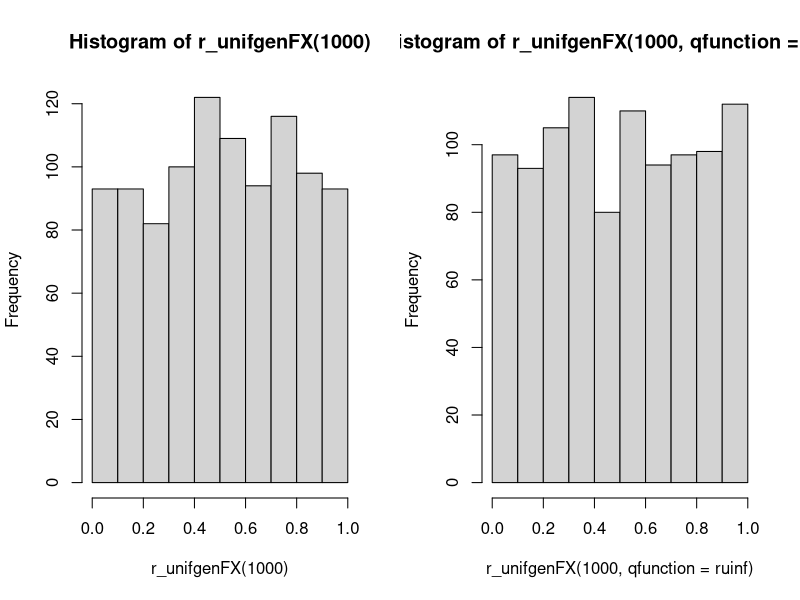
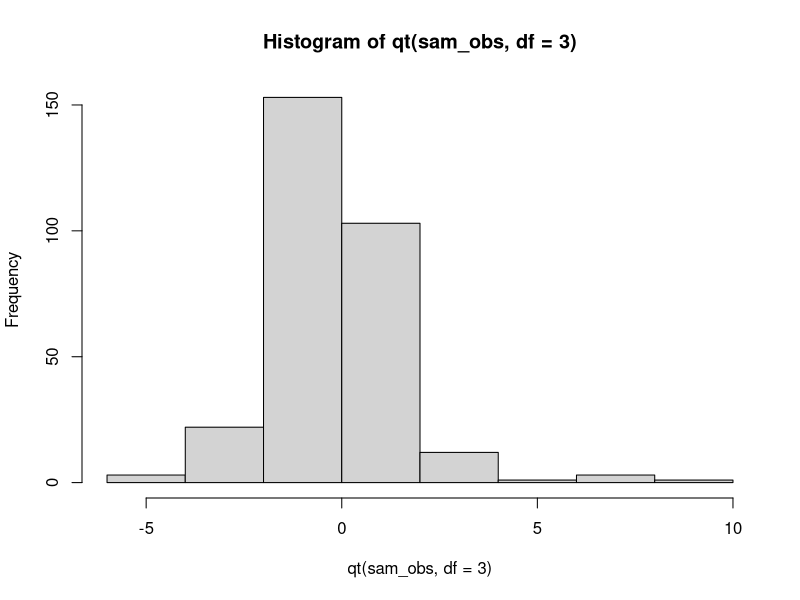

Write R code to recreate these figures, in order.
## ---- chunk 1
help("runif")

## ---- chunk 2
r_unifgenFX <- function(n, qfunction = qnorm)
{
  randomderivates <- runif(n, min =0, max = 1)
  return (randomderivates)
}
## ---- chunk 3
set.seed(1234567)

oldpar <- par(mfrow = c(1, 2))
hist(r_unifgenFX(1000))

hist(r_unifgenFX(1000, qfunction = ruinf))
par(oldpar)
## ---- chunk 4

r_unifgen <- function (n, dof)
{
  robs_student_t <- rt(n, df=dof)
  return (robs_student_t)
}
## ---- chunk 5
sam_obs <- r_unifgen(1000, 3)

# Now passing the vector of random values to the qt fucntion to find the quantile values. 

 x_val <- qt(sam_obs, df= 3, lower.tail = TRUE)

hist(qt(sam_obs, df = 3))
 
## ---- chunk 6
# Just analyzing the dataset before interpreting the questions ! 

str(mtcars)
# we can infer that it has 11 variables and 32 rows . Names of these are mpg, cyl, disp, hp, drat, wt, qsec, vs, am, gear, card
head(mtcars)

## ---- chunk 7
summary(mtcars)
## ---- chunk 8
# Now lets use the Quantile function to answer the question 
quantile(mtcars$qsec)
## ---- chunk 9
quantile(mtcars$qsec, prob = runif(1000))
## ---- chunk 10
